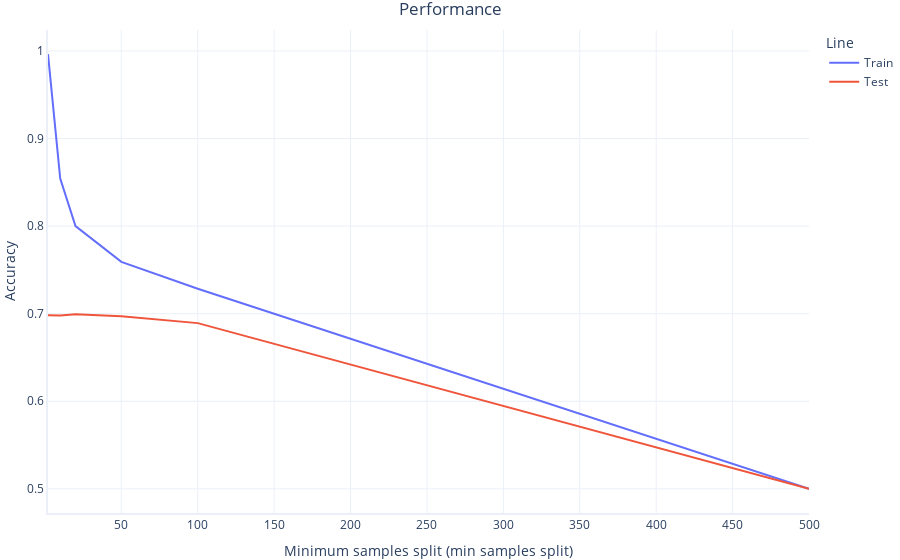

This figure's notebook cell:
### Markdown cell above
The metrics look great for the *training* set, but not so much for the *test* set. More trees tended to help both but only up to a point.

We might have expected the number of trees to resolve our overfitting problem, but this was not the case! Chances are that the model is simply too complex relative to the data, allowing it to overfit the training set.

## Altering the minimum number of samples for split parameter

Recall that decision trees have a *root node*, *internal nodes* and *leaf nodes*, and that the first two can be split into newer nodes with subsets of data.

If we let our model split and create too many nodes, it can become increasingly complex and start to overfit.

One way to limit that complexity is to tell the model that each node needs to have __at least__ a certain number of samples, otherwise it can't split into subnodes. 

In other words, we can set the model's `min_samples_split` parameter to the least number of samples required so that a node can be split.

Our default value for `min_samples_split` is only `2`, so models will quickly become too complex if that parameter is left untouched.

We will now use the best performing model above, then try it with different `min_samples_split` values and compare the results:

### Code cell
# Shrink the training set temporarily to explore this
# setting with a more normal sample size
full_trainset = train
train = full_trainset[:1000] # limit to 1000 samples

min_samples_split = [2, 10, 20, 50, 100, 500]

# Train our models and report their performance
train_accuracies = []
test_accuracies = []

for min_samples in min_samples_split:
    print("Preparing a model with min_samples_split = ", min_samples)

    # Prepare the model 
    rf = RandomForestClassifier(n_estimators=20,
                                min_samples_split=min_samples,
                                random_state=2, 
                                verbose=False)
    
    # Train and test the result
    train_accuracy, test_accuracy = fit_and_test_model(rf)

    # Save the results
    test_accuracies.append(test_accuracy)
    train_accuracies.append(train_accuracy)


# Plot results
graphing.line_2D(dict(Train=train_accuracies, Test=test_accuracies), 
                    min_samples_split,
                    label_x="Minimum samples split (min_samples_split)",
                    label_y="Accuracy",
                    title="Performance", show=True)

# Rol back the trainset to the full set
train = full_trainset

### Figure 1 — Plotly figure (JSON) as saved in the notebook; plotly's stock layout.template omitted (floating-point values rounded to 4 significant figures)
{"data": [{"hovertemplate": "Line=Train<br>Minimum samples split (min samples split)=%{x}<br>Accuracy=%{y}<extra></extra>", "legendgroup": "Train", "marker": {"color": "#636efa", "symbol": "circle", "size": 19}, "mode": "lines", "name": "Train", "orientation": "v", "showlegend": true, "x": [2, 10, 20, 50, 100, 500], "xaxis": "x", "y": [0.9964, 0.8542, 0.8001, 0.7592, 0.7284, 0.5], "yaxis": "y", "type": "scatter"}, {"hovertemplate": "Line=Test<br>Minimum samples split (min samples split)=%{x}<br>Accuracy=%{y}<extra></extra>", "legendgroup": "Test", "marker": {"color": "#EF553B", "symbol": "circle", "size": 19}, "mode": "lines", "name": "Test", "orientation": "v", "showlegend": true, "x": [2, 10, 20, 50, 100, 500], "xaxis": "x", "y": [0.6983, 0.698, 0.6993, 0.6972, 0.6892, 0.5], "yaxis": "y", "type": "scatter"}], "layout": {"xaxis": {"anchor": "y", "domain": [0, 1], "title": {"text": "Minimum samples split (min samples split)"}, "range": [2, 500]}, "yaxis": {"anchor": "x", "domain": [0, 1], "title": {"text": "Accuracy"}}, "legend": {"title": {"text": "Line"}, "tracegroupgap": 0}, "title": {"text": "Performance"}}}
